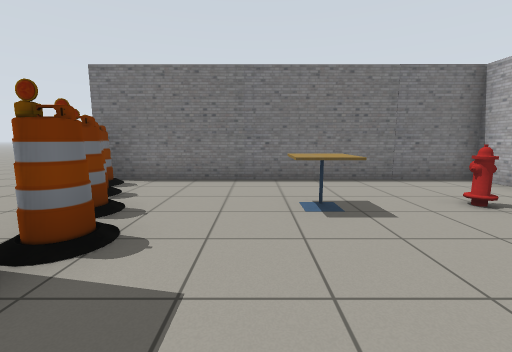
View 1 (above)

14 first-person views from a walk through a Gazebo world. The camera is 1 m above the floor, tilts 8° down and sees 90° across. Floor lines are 1 m apart. The floor is counted in squares, 1 m on a side. Each view is taken from the middle of a square. On the plan, view 1 faces up. The plan holds only what a view shows up to about 11 squares ahead; the rest is blank. Simple patterns stand in for the simulator's built-in surfaces. Simple shapes stand in for some stock models.

View 2
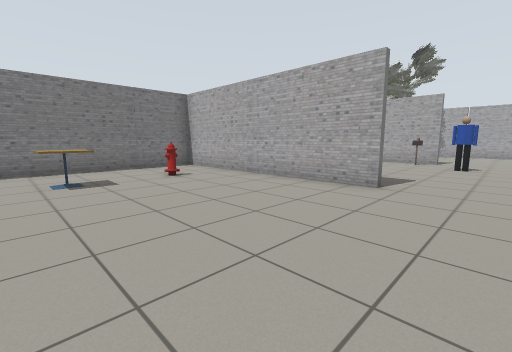

View 3
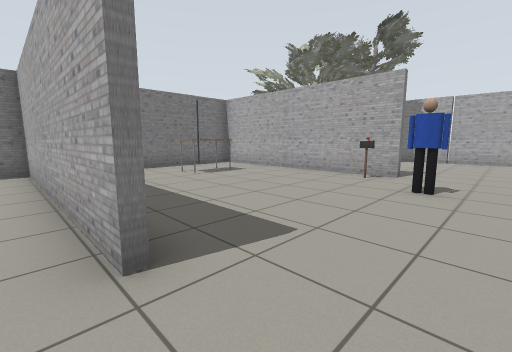

View 4
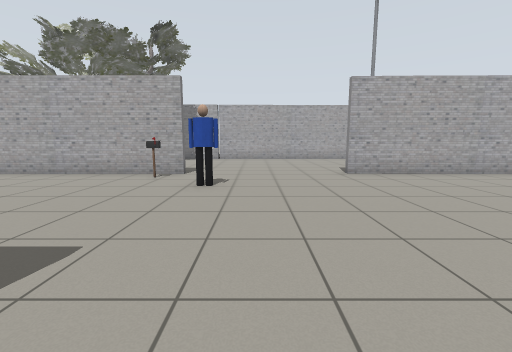

View 5
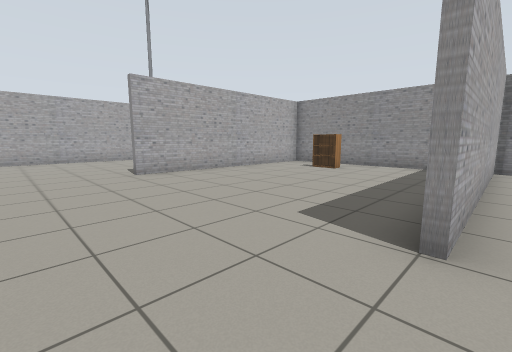

View 6
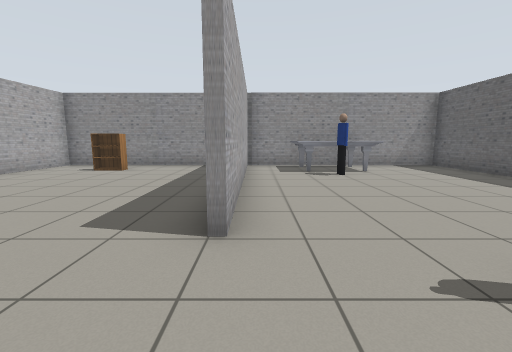

View 7
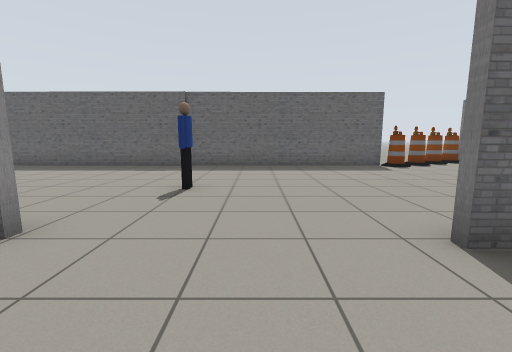

View 8
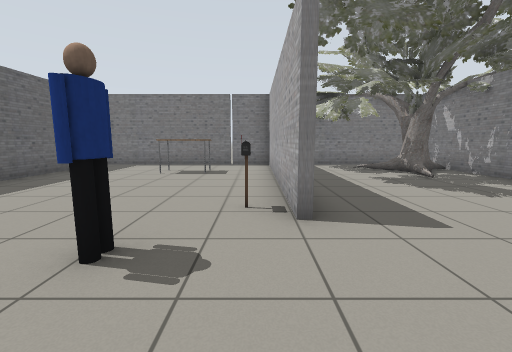

View 9
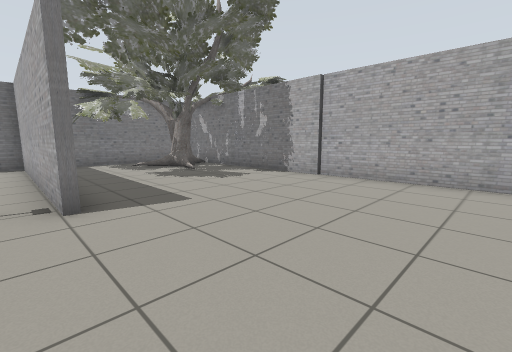

View 10
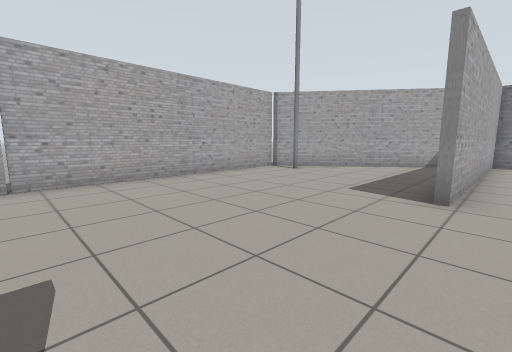

View 11
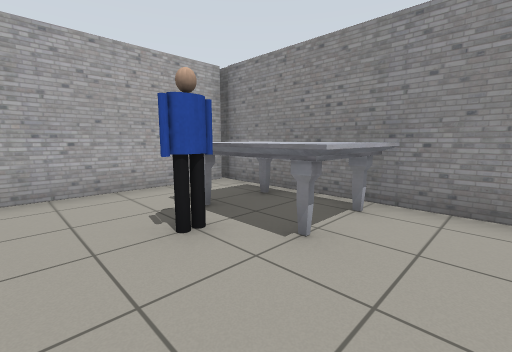

View 12
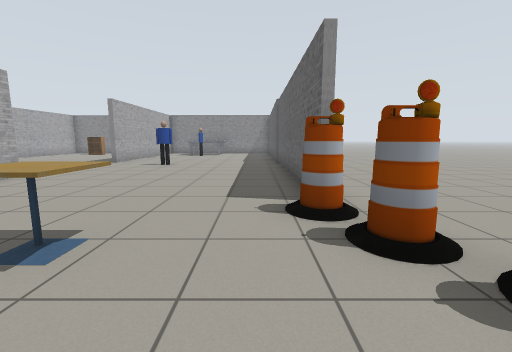

View 13
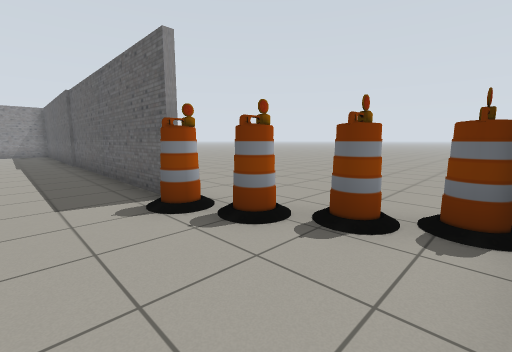

View 14
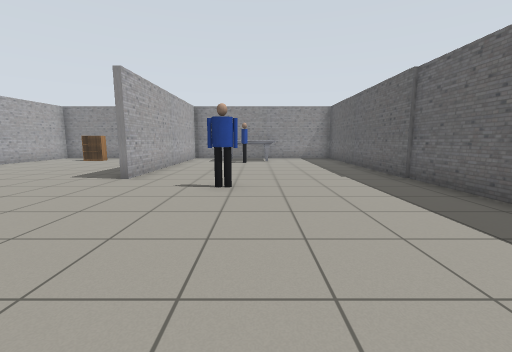

### Floor plan
Points are (right, up) in squares from view 1. A wall is a line through its corners. A room is listed if a view was taken in it or the views show most of it. See-through windows are left out.
Room 1 (views 1, 2, 3, 4, 5, 6, 7, 8, 9, 10, 11, 12, 13, 14)
walls: (5.6, -1.2) (5.5, 6.5) (-4.1, 6.5); (5.8, -0.5) (5.8, -1.2); (12.6, -0.9) (12.6, 6.5) (5.9, 6.5); (5.7, 4.6) (5.7, 2.1); (-2, 1.7) (-2, -13.2) (12.4, -13.2) (12.5, -5.7); (5.3, -13.2) (5.3, -5.5); (13.9, -12.3) (18.7, -8.6) (18.4, 5.9); (18, 6.5) (14, 6.5)
objects: barrel (-4, 6); barrel (-3, 3); barrel (-3, 4) to (-3, 5); barrel (-2, 2) to (-2, 3); marble table (1, -12) to (3, -11); cafe table (1, 4); person (3, -11) to (3, -10); person (3, -4); fire hydrant (4, 4); table (9, 4) to (10, 4); bookshelf (10, -12); person (11, -2); postbox (12, 0); oak tree (14, 3) to (18, 6); pole (17, -8)

Where each view was taken, in squares from view 1:
view 1: 0 up, 0 right, facing up
view 2: 3 down, 0 right, facing up-right
view 3: 3 down, 5 right, facing up-right
view 4: 3 down, 5 right, facing right
view 5: 3 down, 5 right, facing down-right
view 6: 3 down, 5 right, facing down
view 7: 3 down, 8 right, facing left
view 8: 4 down, 12 right, facing up
view 9: 5 down, 12 right, facing up-right
view 10: 1 down, 12 right, facing down-right
view 11: 9 down, 0 right, facing down-right
view 12: 6 up, 1 left, facing down
view 13: 6 up, 0 right, facing down-left
view 14: 1 up, 2 right, facing down
